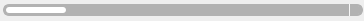
<?xml version="1.0" encoding="UTF-8"?>
<ui version="4.0">
 <class>TransferProgressBar</class>
 <widget class="QWidget" name="TransferProgressBar">
  <property name="geometry">
   <rect>
    <x>0</x>
    <y>0</y>
    <width>364</width>
    <height>21</height>
   </rect>
  </property>
  <property name="windowTitle">
   <string/>
  </property>
  <property name="styleSheet">
   <string notr="true">#wProgress
{
	background-color: white;
	border-radius: 3px;
}

#wBackground
{
	margin-top: 0px;
	margin-bottom: 0px;
	margin-right: 0px;
	margin-left: 0px;
	border-radius: 4px;
	background-color: rgb(178, 178, 178);
}</string>
  </property>
  <widget class="QWidget" name="wProgress" native="true">
   <property name="geometry">
    <rect>
     <x>6</x>
     <y>7</y>
     <width>60</width>
     <height>6</height>
    </rect>
   </property>
   <property name="minimumSize">
    <size>
     <width>0</width>
     <height>6</height>
    </size>
   </property>
   <property name="maximumSize">
    <size>
     <width>16777215</width>
     <height>6</height>
    </size>
   </property>
  </widget>
  <widget class="QWidget" name="wBackground" native="true">
   <property name="geometry">
    <rect>
     <x>4</x>
     <y>6</y>
     <width>358</width>
     <height>8</height>
    </rect>
   </property>
   <property name="minimumSize">
    <size>
     <width>358</width>
     <height>8</height>
    </size>
   </property>
   <property name="maximumSize">
    <size>
     <width>358</width>
     <height>8</height>
    </size>
   </property>
  </widget>
  <widget class="QPushButton" name="bCancel">
   <property name="geometry">
    <rect>
     <x>349</x>
     <y>4</y>
     <width>12</width>
     <height>12</height>
    </rect>
   </property>
   <property name="minimumSize">
    <size>
     <width>12</width>
     <height>12</height>
    </size>
   </property>
   <property name="maximumSize">
    <size>
     <width>12</width>
     <height>12</height>
    </size>
   </property>
   <property name="styleSheet">
    <string notr="true">border: none;
border-left: 1px solid #F7F7F7;
background-color: none;</string>
   </property>
   <property name="text">
    <string/>
   </property>
   <property name="icon">
    <iconset resource="../Resources_win.qrc">
     <normaloff>:/images/tray_cancel_ico.png</normaloff>:/images/tray_cancel_ico.png</iconset>
   </property>
  </widget>
  <widget class="QPushButton" name="lProgress">
   <property name="geometry">
    <rect>
     <x>3</x>
     <y>4</y>
     <width>360</width>
     <height>12</height>
    </rect>
   </property>
   <property name="sizePolicy">
    <sizepolicy hsizetype="Fixed" vsizetype="Fixed">
     <horstretch>0</horstretch>
     <verstretch>0</verstretch>
    </sizepolicy>
   </property>
   <property name="minimumSize">
    <size>
     <width>360</width>
     <height>12</height>
    </size>
   </property>
   <property name="maximumSize">
    <size>
     <width>360</width>
     <height>10</height>
    </size>
   </property>
   <property name="styleSheet">
    <string notr="true">border-radius: 6px;
border: 2px solid rgb(178, 178, 178);;
</string>
   </property>
   <property name="text">
    <string/>
   </property>
   <property name="iconSize">
    <size>
     <width>364</width>
     <height>16</height>
    </size>
   </property>
  </widget>
  <zorder>lProgress</zorder>
  <zorder>wBackground</zorder>
  <zorder>bCancel</zorder>
  <zorder>wProgress</zorder>
 </widget>
 <resources>
  <include location="../Resources_win.qrc"/>
 </resources>
 <connections/>
</ui>
